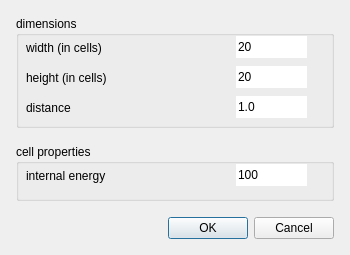
<?xml version="1.0" encoding="UTF-8"?>
<ui version="4.0">
 <class>AddRectStructureDialog</class>
 <widget class="QDialog" name="AddRectStructureDialog">
  <property name="geometry">
   <rect>
    <x>0</x>
    <y>0</y>
    <width>350</width>
    <height>255</height>
   </rect>
  </property>
  <property name="minimumSize">
   <size>
    <width>350</width>
    <height>255</height>
   </size>
  </property>
  <property name="windowTitle">
   <string>add rectangle structure</string>
  </property>
  <layout class="QGridLayout" name="gridLayout">
   <property name="leftMargin">
    <number>16</number>
   </property>
   <property name="topMargin">
    <number>16</number>
   </property>
   <property name="rightMargin">
    <number>16</number>
   </property>
   <property name="bottomMargin">
    <number>16</number>
   </property>
   <property name="spacing">
    <number>16</number>
   </property>
   <item row="0" column="0">
    <widget class="QGroupBox" name="groupBox">
     <property name="minimumSize">
      <size>
       <width>0</width>
       <height>112</height>
      </size>
     </property>
     <property name="title">
      <string>dimensions</string>
     </property>
     <widget class="QLabel" name="label">
      <property name="geometry">
       <rect>
        <x>10</x>
        <y>24</y>
        <width>201</width>
        <height>16</height>
       </rect>
      </property>
      <property name="text">
       <string>width (in cells)</string>
      </property>
     </widget>
     <widget class="QLabel" name="label_2">
      <property name="geometry">
       <rect>
        <x>10</x>
        <y>54</y>
        <width>201</width>
        <height>16</height>
       </rect>
      </property>
      <property name="text">
       <string>height (in cells)</string>
      </property>
     </widget>
     <widget class="QLineEdit" name="sizeXEdit">
      <property name="geometry">
       <rect>
        <x>220</x>
        <y>20</y>
        <width>71</width>
        <height>22</height>
       </rect>
      </property>
      <property name="text">
       <string>20</string>
      </property>
      <property name="frame">
       <bool>false</bool>
      </property>
     </widget>
     <widget class="QLineEdit" name="sizeYEdit">
      <property name="geometry">
       <rect>
        <x>220</x>
        <y>50</y>
        <width>71</width>
        <height>22</height>
       </rect>
      </property>
      <property name="text">
       <string>20</string>
      </property>
      <property name="frame">
       <bool>false</bool>
      </property>
     </widget>
     <widget class="QLabel" name="label_3">
      <property name="geometry">
       <rect>
        <x>10</x>
        <y>84</y>
        <width>201</width>
        <height>16</height>
       </rect>
      </property>
      <property name="text">
       <string>distance</string>
      </property>
     </widget>
     <widget class="QLineEdit" name="distEdit">
      <property name="geometry">
       <rect>
        <x>220</x>
        <y>80</y>
        <width>71</width>
        <height>22</height>
       </rect>
      </property>
      <property name="text">
       <string>1.0</string>
      </property>
      <property name="frame">
       <bool>false</bool>
      </property>
     </widget>
    </widget>
   </item>
   <item row="1" column="0">
    <widget class="QGroupBox" name="groupBox_2">
     <property name="title">
      <string>cell properties</string>
     </property>
     <widget class="QLabel" name="label_4">
      <property name="geometry">
       <rect>
        <x>10</x>
        <y>24</y>
        <width>201</width>
        <height>16</height>
       </rect>
      </property>
      <property name="text">
       <string>internal energy</string>
      </property>
     </widget>
     <widget class="QLineEdit" name="energyEdit">
      <property name="geometry">
       <rect>
        <x>220</x>
        <y>20</y>
        <width>71</width>
        <height>22</height>
       </rect>
      </property>
      <property name="text">
       <string>100</string>
      </property>
      <property name="frame">
       <bool>false</bool>
      </property>
     </widget>
    </widget>
   </item>
   <item row="2" column="0">
    <widget class="QDialogButtonBox" name="buttonBox">
     <property name="orientation">
      <enum>Qt::Horizontal</enum>
     </property>
     <property name="standardButtons">
      <set>QDialogButtonBox::Cancel|QDialogButtonBox::Ok</set>
     </property>
    </widget>
   </item>
  </layout>
 </widget>
 <resources/>
 <connections>
  <connection>
   <sender>buttonBox</sender>
   <signal>accepted()</signal>
   <receiver>AddRectStructureDialog</receiver>
   <slot>accept()</slot>
   <hints>
    <hint type="sourcelabel">
     <x>264</x>
     <y>177</y>
    </hint>
    <hint type="destinationlabel">
     <x>157</x>
     <y>274</y>
    </hint>
   </hints>
  </connection>
  <connection>
   <sender>buttonBox</sender>
   <signal>rejected()</signal>
   <receiver>AddRectStructureDialog</receiver>
   <slot>reject()</slot>
   <hints>
    <hint type="sourcelabel">
     <x>332</x>
     <y>177</y>
    </hint>
    <hint type="destinationlabel">
     <x>286</x>
     <y>274</y>
    </hint>
   </hints>
  </connection>
 </connections>
</ui>
